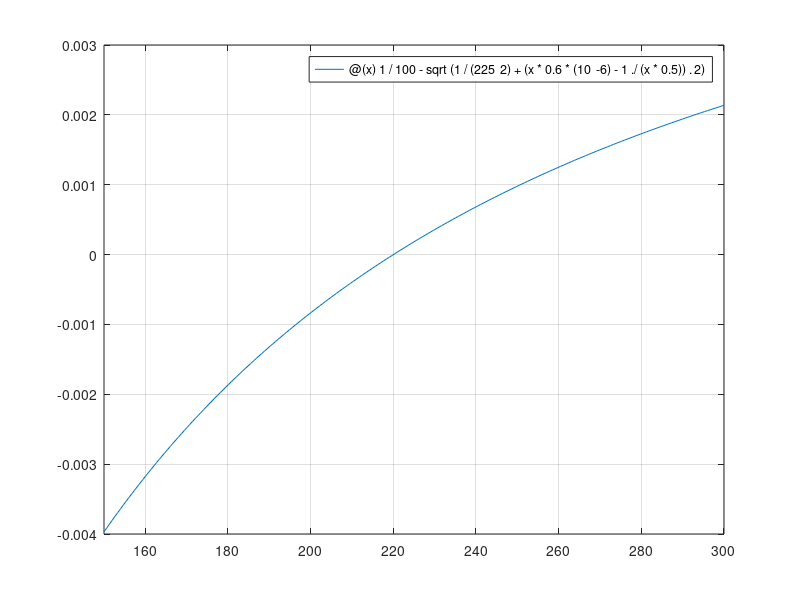

Write the MATLAB code that produced this figure.

%sir er ta    f = 1/Z-sqrt(1/(R^2)+(x*C-1./(x*L)).^2);
 f = @(x)  1/100-sqrt(1/(225^2)+(x*0.6*(10^-6)-1./(x*0.5)).^2)

%amar  ager   f=@(x) 0.01- ((1.975308*10^-5)+((.6*10^-6*x)-(2/x)^2))^0.5

% porer ta   f=@(x) ((1.975308*10.^-5)+((.6*10.^-6*x)-(2./x)^2)).^0.5-0.01

%stuendt der ta 
%   f=@(x) 1/(((1/225^2)+((x*.6*10^-6)-(1/(x*.5)))^2)^.5)-100


fplot(f,[150,300])
grid on
a = 200;
b = 250;
n = 25;
tol = 0.01;
fa= f(a);
fb = f(b);
if fa*fb>0
    disp('Error: the function has the same sign a point a and b')
else
    disp('Iteration   a          b          p         tol       f[p)')
    for i = 1:n
        p = (a+b)/2;
        %toli = (b-a)/2;
        toli = abs(p-b);
        fp = f(p);
       % fprintf('%5i %13.6f  %9.6f %9.6f %10.6f\n',i ,a ,b,c,f(c))
        fprintf('%5i %13.6f  %9.6f %9.6f  %9.6f  %10.6f\n',i,a,b,p,toli,fp)
        if fp ==0
            fprintf('An exact solution x = %11.6f was found',p);
            break
        end
        if toli<tol
            break;
        end
        if i==n
            fprinf('Solution was not obtained in %i iterations',n);
            break
        end
        if f(a)*fp<0
            b = p;
        else a = p;
        end
    end
end
